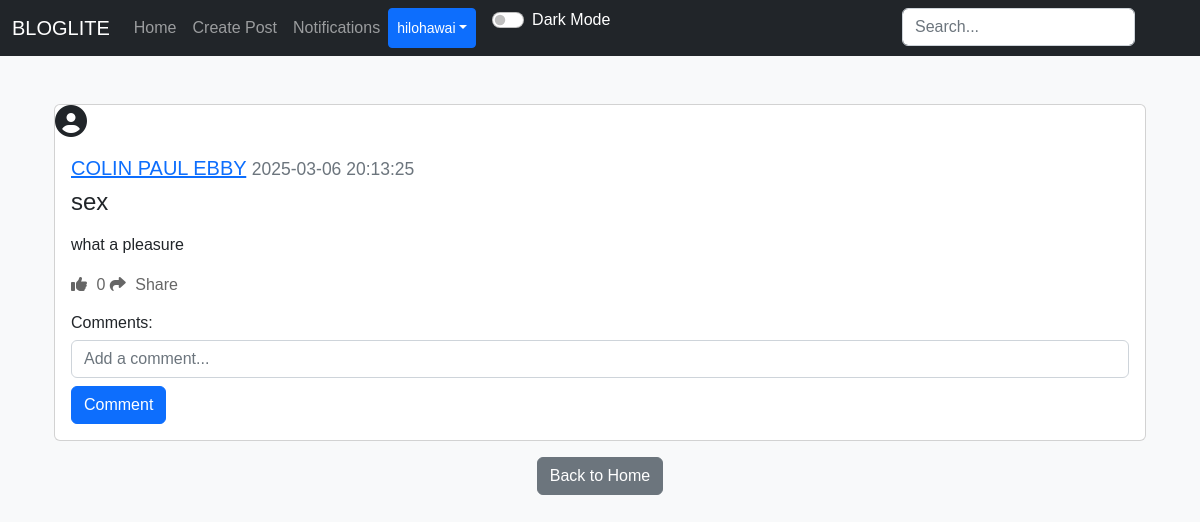
/post/5 (signed in), run on an earlier commit of the app's database.
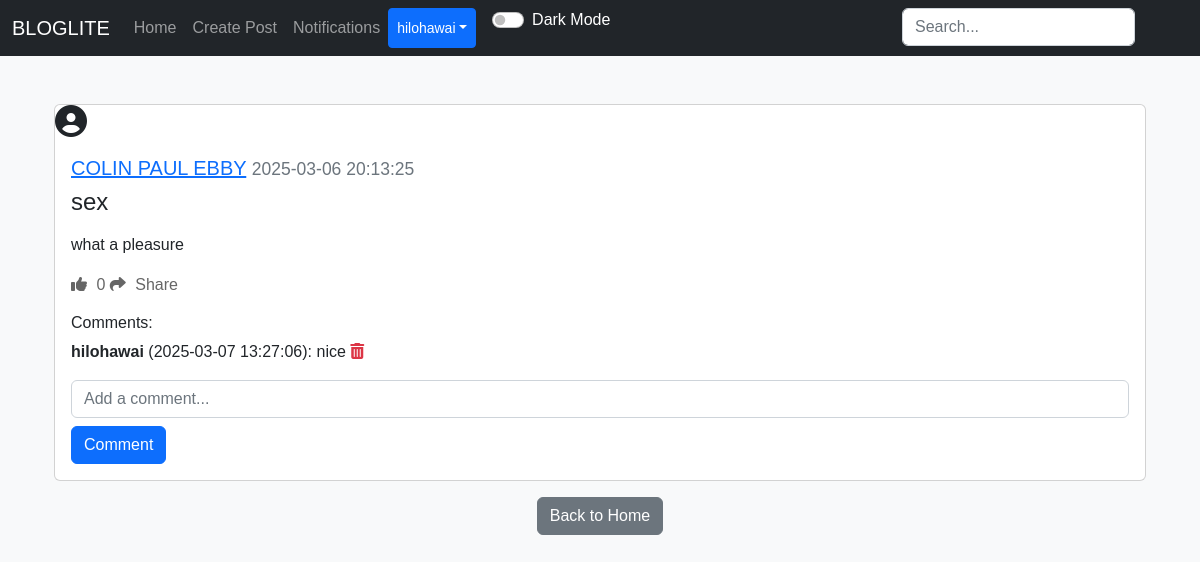
And on a later commit of the database.
### applicaton/models.py (models this page shows)
class Comment(db.Model):
    id = db.Column(db.Integer, primary_key=True)
    text = db.Column(db.String(20), nullable=False)
    date_created = db.Column(db.DateTime(timezone=True), default=func.now())
    author = db.Column(db.Integer, db.ForeignKey('user.id'), nullable=False)
    post_id = db.Column(db.Integer, db.ForeignKey('post.id'), nullable=False)

class User(db.Model, UserMixin):
    id = db.Column(db.Integer, primary_key=True)
    email = db.Column(db.String(150), unique=True)
    username = db.Column(db.String(150), unique=True)
    password = db.Column(db.String(150))
    date_created = db.Column(db.DateTime(timezone=True), default=func.now())
    profile_picture = db.Column(db.String(150), nullable=True)
    posts = db.relationship("Post", backref="user", cascade="all, delete")
    comments = db.relationship("Comment", backref="user", cascade="all, delete")
    likes = db.relationship("Like", backref="user", cascade="all, delete")
    followers = db.relationship("Follower", foreign_keys=[Follower.user_id], backref="followed_user", lazy="dynamic")
    following = db.relationship("Follower", foreign_keys=[Follower.follower_id], backref="follower", lazy="dynamic")
    notifications = db.relationship("Notification", backref="user", cascade="all, delete", lazy="dynamic")

### applicaton/views.py (the view)
@views.route("/post/<id>")
@login_required
def view_post(id):
    post = Post.query.get(id)
    if not post:
        flash("Post does not exist", category="error")
        return redirect(url_for('views.home'))
    return render_template("view_post.html", user=current_user, post=post, User=User)

### applicaton/templates/view_post.html (shortened to what this page needs)
{% extends "nav.html" %}
{% block content %}
<div class="container mt-5">
    <div class="card mb-3">
        <div class="profile-pic-container mr-3">
            {% if post.user.profile_picture %}
                <img src="{{ url_for('static', filename='uploads/' + post.user.profile_picture) }}" alt="Profile Picture" class="profile-pic">
            {% else %}
                <i class="fas fa-user-circle fa-2x"></i>
            {% endif %}
        </div>
        <div class="card-body">
            <h5 class="card-title">
                <a href="{{ url_for('views.post', username=post.user.username) }}">{{ post.user.username }}</a>
                <small class="text-muted">{{ post.date_created }}</small>
            </h5>
            <h4>{{ post.title }}</h4>
            <p class="card-text">{{ post.text | safe }}</p>
            <div>
                <a href="#" class="like-btn" data-post-id="{{ post.id }}">
                    <i class="fas fa-thumbs-up"></i> <span class="like-count">{{ post.likes|length }}</span>
                </a>
                <a href="#" class="share-btn ml-3" data-post-id="{{ post.id }}" data-bs-toggle="modal" data-bs-target="#shareModal">
                    <i class="fas fa-share"></i> Share
                </a>
            </div>
            <h6 class="mt-3">Comments:</h6>
            <div id="comments">
                {% for comment in post.comments %}
                    <p id="comment-{{ comment.id }}">
                        <strong>{{ comment.user.username }}</strong> ({{ comment.date_created }}): {{ comment.text }}
                        {% if current_user.id == comment.author or current_user.id == post.author %}
                            <a href="#" class="delete-comment text-danger ml-2" data-comment-id="{{ comment.id }}">
                                <i class="fas fa-trash-alt"></i>
                            </a>
                        {% endif %}
                    </p>
                {% endfor %}
            </div>
            <form id="comment-form" method="POST">
                <div class="form-group">
                    <input type="text" name="text" id="comment-text" class="form-control" placeholder="Add a comment...">
                    <button type="submit" class="btn btn-primary mt-2">Comment</button>
                </div>
            </form>
        </div>
    </div>
    <div align="center">
        <a href="{{ url_for('views.home') }}"><button type="button" class="btn btn-secondary">Back to Home</button></a>
    </div>
</div>
{% endblock %}

What changed in the data, as far as the page shows it:
added Comment: user.username "hilohawai", date_created "2025-03-07 13:27:06", text "nice"
